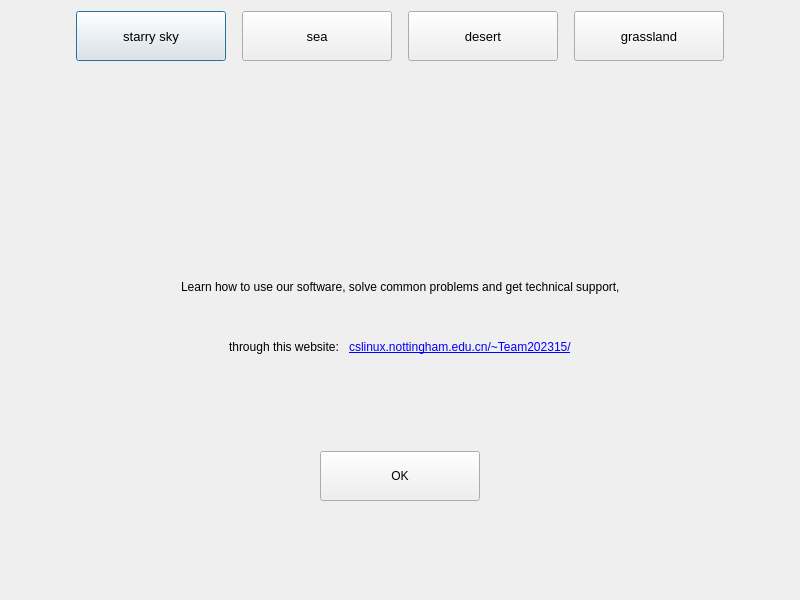
<?xml version="1.0" encoding="UTF-8"?>
<ui version="4.0">
 <class>Dialog</class>
 <widget class="QDialog" name="Dialog">
  <property name="geometry">
   <rect>
    <x>0</x>
    <y>0</y>
    <width>800</width>
    <height>600</height>
   </rect>
  </property>
  <property name="windowTitle">
   <string>Dialog</string>
  </property>
  <layout class="QGridLayout" name="gridLayout_2">
   <item row="0" column="0">
    <layout class="QGridLayout" name="gridLayout">
     <item row="4" column="0" colspan="3">
      <layout class="QHBoxLayout" name="horizontalLayout">
       <item>
        <spacer name="horizontalSpacer">
         <property name="orientation">
          <enum>Qt::Horizontal</enum>
         </property>
         <property name="sizeHint" stdset="0">
          <size>
           <width>40</width>
           <height>20</height>
          </size>
         </property>
        </spacer>
       </item>
       <item>
        <widget class="QLabel" name="label">
         <property name="sizePolicy">
          <sizepolicy hsizetype="Expanding" vsizetype="Expanding">
           <horstretch>0</horstretch>
           <verstretch>0</verstretch>
          </sizepolicy>
         </property>
         <property name="font">
          <font>
           <family>Arial</family>
          </font>
         </property>
         <property name="text">
          <string>Learn how to use our software, solve common problems and get technical support,</string>
         </property>
        </widget>
       </item>
       <item>
        <spacer name="horizontalSpacer_2">
         <property name="orientation">
          <enum>Qt::Horizontal</enum>
         </property>
         <property name="sizeHint" stdset="0">
          <size>
           <width>40</width>
           <height>20</height>
          </size>
         </property>
        </spacer>
       </item>
      </layout>
     </item>
     <item row="8" column="0">
      <spacer name="verticalSpacer_3">
       <property name="orientation">
        <enum>Qt::Vertical</enum>
       </property>
       <property name="sizeHint" stdset="0">
        <size>
         <width>20</width>
         <height>40</height>
        </size>
       </property>
      </spacer>
     </item>
     <item row="2" column="0">
      <spacer name="verticalSpacer_4">
       <property name="orientation">
        <enum>Qt::Vertical</enum>
       </property>
       <property name="sizeHint" stdset="0">
        <size>
         <width>20</width>
         <height>13</height>
        </size>
       </property>
      </spacer>
     </item>
     <item row="3" column="1">
      <spacer name="verticalSpacer_2">
       <property name="orientation">
        <enum>Qt::Vertical</enum>
       </property>
       <property name="sizeHint" stdset="0">
        <size>
         <width>20</width>
         <height>18</height>
        </size>
       </property>
      </spacer>
     </item>
     <item row="5" column="0" colspan="3">
      <layout class="QHBoxLayout" name="horizontalLayout_2">
       <item>
        <spacer name="horizontalSpacer_3">
         <property name="orientation">
          <enum>Qt::Horizontal</enum>
         </property>
         <property name="sizeHint" stdset="0">
          <size>
           <width>40</width>
           <height>20</height>
          </size>
         </property>
        </spacer>
       </item>
       <item>
        <widget class="QLabel" name="label_2">
         <property name="sizePolicy">
          <sizepolicy hsizetype="Fixed" vsizetype="Fixed">
           <horstretch>0</horstretch>
           <verstretch>0</verstretch>
          </sizepolicy>
         </property>
         <property name="font">
          <font>
           <family>Arial</family>
          </font>
         </property>
         <property name="text">
          <string>through this website: </string>
         </property>
        </widget>
       </item>
       <item>
        <widget class="QLabel" name="label_3">
         <property name="font">
          <font>
           <family>Arial</family>
          </font>
         </property>
         <property name="text">
          <string>&lt;html&gt;&lt;head/&gt;&lt;body&gt;&lt;p&gt;&lt;a href=&quot;cslinux.nottingham.edu.cn/~Team202315/&quot;&gt;&lt;span style=&quot; text-decoration: underline; color:#0000ff;&quot;&gt;cslinux.nottingham.edu.cn/~Team202315/&lt;/span&gt;&lt;/a&gt;&lt;/p&gt;&lt;/body&gt;&lt;/html&gt;</string>
         </property>
        </widget>
       </item>
       <item>
        <spacer name="horizontalSpacer_7">
         <property name="orientation">
          <enum>Qt::Horizontal</enum>
         </property>
         <property name="sizeHint" stdset="0">
          <size>
           <width>40</width>
           <height>20</height>
          </size>
         </property>
        </spacer>
       </item>
      </layout>
     </item>
     <item row="1" column="0" colspan="3">
      <layout class="QHBoxLayout" name="horizontalLayout_12">
       <item>
        <spacer name="horizontalSpacer_8">
         <property name="orientation">
          <enum>Qt::Horizontal</enum>
         </property>
         <property name="sizeHint" stdset="0">
          <size>
           <width>13</width>
           <height>20</height>
          </size>
         </property>
        </spacer>
       </item>
       <item>
        <widget class="QPushButton" name="btn_1">
         <property name="sizePolicy">
          <sizepolicy hsizetype="Fixed" vsizetype="Fixed">
           <horstretch>0</horstretch>
           <verstretch>0</verstretch>
          </sizepolicy>
         </property>
         <property name="minimumSize">
          <size>
           <width>150</width>
           <height>50</height>
          </size>
         </property>
         <property name="maximumSize">
          <size>
           <width>150</width>
           <height>50</height>
          </size>
         </property>
         <property name="font">
          <font>
           <family>Arial</family>
           <pointsize>10</pointsize>
          </font>
         </property>
         <property name="text">
          <string>starry sky</string>
         </property>
        </widget>
       </item>
       <item>
        <spacer name="horizontalSpacer_23">
         <property name="orientation">
          <enum>Qt::Horizontal</enum>
         </property>
         <property name="sizeType">
          <enum>QSizePolicy::Fixed</enum>
         </property>
         <property name="sizeHint" stdset="0">
          <size>
           <width>10</width>
           <height>20</height>
          </size>
         </property>
        </spacer>
       </item>
       <item>
        <widget class="QPushButton" name="btn_2">
         <property name="sizePolicy">
          <sizepolicy hsizetype="Fixed" vsizetype="Fixed">
           <horstretch>0</horstretch>
           <verstretch>0</verstretch>
          </sizepolicy>
         </property>
         <property name="minimumSize">
          <size>
           <width>150</width>
           <height>50</height>
          </size>
         </property>
         <property name="maximumSize">
          <size>
           <width>150</width>
           <height>50</height>
          </size>
         </property>
         <property name="font">
          <font>
           <family>Arial</family>
           <pointsize>10</pointsize>
          </font>
         </property>
         <property name="text">
          <string>sea</string>
         </property>
        </widget>
       </item>
       <item>
        <spacer name="horizontalSpacer_24">
         <property name="orientation">
          <enum>Qt::Horizontal</enum>
         </property>
         <property name="sizeType">
          <enum>QSizePolicy::Fixed</enum>
         </property>
         <property name="sizeHint" stdset="0">
          <size>
           <width>10</width>
           <height>20</height>
          </size>
         </property>
        </spacer>
       </item>
       <item>
        <widget class="QPushButton" name="btn_3">
         <property name="sizePolicy">
          <sizepolicy hsizetype="Fixed" vsizetype="Fixed">
           <horstretch>0</horstretch>
           <verstretch>0</verstretch>
          </sizepolicy>
         </property>
         <property name="minimumSize">
          <size>
           <width>150</width>
           <height>50</height>
          </size>
         </property>
         <property name="maximumSize">
          <size>
           <width>150</width>
           <height>50</height>
          </size>
         </property>
         <property name="font">
          <font>
           <family>Arial</family>
           <pointsize>10</pointsize>
          </font>
         </property>
         <property name="text">
          <string>desert</string>
         </property>
        </widget>
       </item>
       <item>
        <spacer name="horizontalSpacer_25">
         <property name="orientation">
          <enum>Qt::Horizontal</enum>
         </property>
         <property name="sizeType">
          <enum>QSizePolicy::Fixed</enum>
         </property>
         <property name="sizeHint" stdset="0">
          <size>
           <width>10</width>
           <height>20</height>
          </size>
         </property>
        </spacer>
       </item>
       <item>
        <widget class="QPushButton" name="btn_4">
         <property name="sizePolicy">
          <sizepolicy hsizetype="Fixed" vsizetype="Fixed">
           <horstretch>0</horstretch>
           <verstretch>0</verstretch>
          </sizepolicy>
         </property>
         <property name="minimumSize">
          <size>
           <width>150</width>
           <height>50</height>
          </size>
         </property>
         <property name="maximumSize">
          <size>
           <width>150</width>
           <height>50</height>
          </size>
         </property>
         <property name="font">
          <font>
           <family>Arial</family>
           <pointsize>10</pointsize>
          </font>
         </property>
         <property name="text">
          <string>grassland</string>
         </property>
        </widget>
       </item>
       <item>
        <spacer name="horizontalSpacer_9">
         <property name="orientation">
          <enum>Qt::Horizontal</enum>
         </property>
         <property name="sizeHint" stdset="0">
          <size>
           <width>13</width>
           <height>20</height>
          </size>
         </property>
        </spacer>
       </item>
      </layout>
     </item>
     <item row="6" column="0">
      <spacer name="verticalSpacer">
       <property name="orientation">
        <enum>Qt::Vertical</enum>
       </property>
       <property name="sizeHint" stdset="0">
        <size>
         <width>20</width>
         <height>40</height>
        </size>
       </property>
      </spacer>
     </item>
     <item row="7" column="0" colspan="3">
      <layout class="QHBoxLayout" name="horizontalLayout_3">
       <item>
        <spacer name="horizontalSpacer_5">
         <property name="orientation">
          <enum>Qt::Horizontal</enum>
         </property>
         <property name="sizeHint" stdset="0">
          <size>
           <width>40</width>
           <height>20</height>
          </size>
         </property>
        </spacer>
       </item>
       <item>
        <widget class="QPushButton" name="pushButton">
         <property name="sizePolicy">
          <sizepolicy hsizetype="Fixed" vsizetype="Fixed">
           <horstretch>100</horstretch>
           <verstretch>0</verstretch>
          </sizepolicy>
         </property>
         <property name="minimumSize">
          <size>
           <width>160</width>
           <height>50</height>
          </size>
         </property>
         <property name="font">
          <font>
           <family>Arial</family>
          </font>
         </property>
         <property name="text">
          <string>OK</string>
         </property>
        </widget>
       </item>
       <item>
        <spacer name="horizontalSpacer_6">
         <property name="orientation">
          <enum>Qt::Horizontal</enum>
         </property>
         <property name="sizeHint" stdset="0">
          <size>
           <width>40</width>
           <height>20</height>
          </size>
         </property>
        </spacer>
       </item>
      </layout>
     </item>
    </layout>
   </item>
  </layout>
 </widget>
 <resources/>
 <connections/>
</ui>
